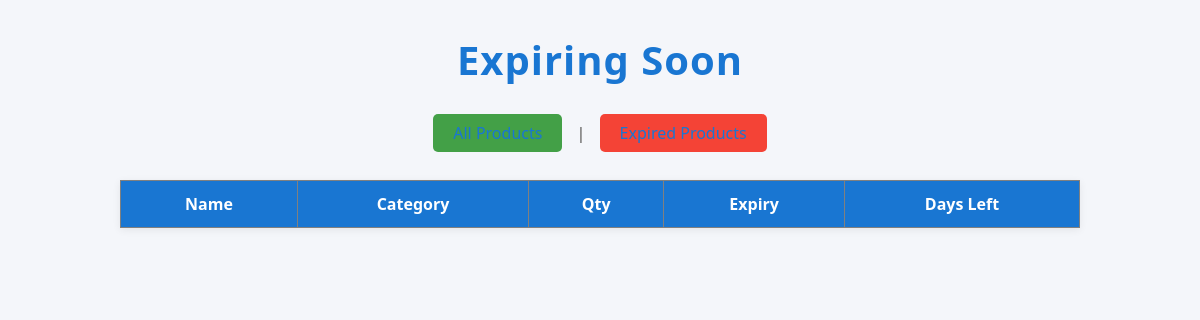
The app's page /expiring-soon/ (signed in), older data.
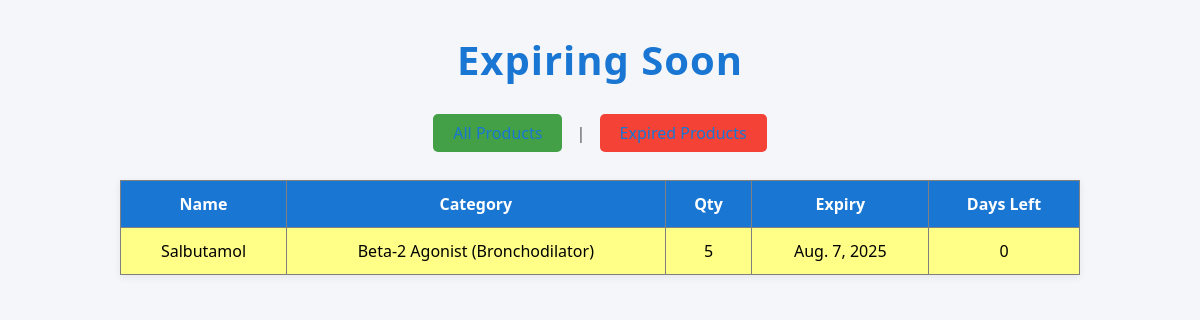
The same page, newer data.
### inventory/models.py (models this page shows, shortened)
class Product(models.Model):
    name = models.CharField(max_length=100)
    category = models.CharField(max_length=50)
    quantity = models.PositiveIntegerField()
    expiry_date = models.DateField()
    price = models.DecimalField(max_digits=10, decimal_places=2, default=0.00)
    low_stock_threshold = models.PositiveIntegerField(default=10)
    supplier = models.ForeignKey(Supplier, on_delete=models.SET_NULL, null=True, blank=True)
    image = models.ImageField(upload_to='products/', blank=True, null=True)
    barcode = models.ImageField(upload_to='barcodes/', blank=True)
    def days_until_expiry(self):
        return (self.expiry_date - timezone.now().date()).days

### inventory/views.py (the view)
# urls.py: path('expiring-soon/', views.expiring_soon_products, name='expiring_soon'),
@admin_required
def expiring_soon_products(request):
    today = timezone.now().date()
    soon = today + timedelta(days=7)
    products = Product.objects.filter(expiry_date__range=[today, soon])
    return render(request, 'inventory/expiring_soon.html', {'products': products})

### inventory/views.py (called while the page is built)
def admin_required(view_func):
    decorated_view_func = login_required(user_passes_test(lambda u: u.is_staff)(view_func))
    return decorated_view_func

### inventory/templates/inventory/expiring_soon.html (shortened to what this page needs)
<!DOCTYPE html>
{% load static %}
<html>
<head>
    <link rel="stylesheet" href="{% static 'styles.css' %}">
</head>
<body>
    <h1 class="main-title">Expiring Soon</h1>
    <div class="nav-links">
        <a href="{% url 'product_list' %}" class="nav-btn">All Products</a>
        <span class="divider">|</span>
        <a href="{% url 'expired_products' %}" class="nav-btn expired">Expired Products</a>
    </div>
    <table border="1">
        <tr>
            <th>Name</th>
            <th>Category</th>
            <th>Qty</th>
            <th>Expiry</th>
            <th>Days Left</th>
        </tr>
        {% for product in products %}
        <tr style="background-color: #ff8;">
            <td>{{ product.name }}</td>
            <td>{{ product.category }}</td>
            <td>{{ product.quantity }}</td>
            <td>{{ product.expiry_date }}</td>
            <td>{{ product.days_until_expiry }}</td>
        </tr>
        {% endfor %}
    </table>
</body>
</html>

Row changes from the older to the newer data that the page shows:
now on this page (row edited): Product: name "Salbutamol", category "Beta-2 Agonist (Bronchodilator)", quantity "5", expiry_date "Aug. 7, 2025", days_until_expiry "0"
